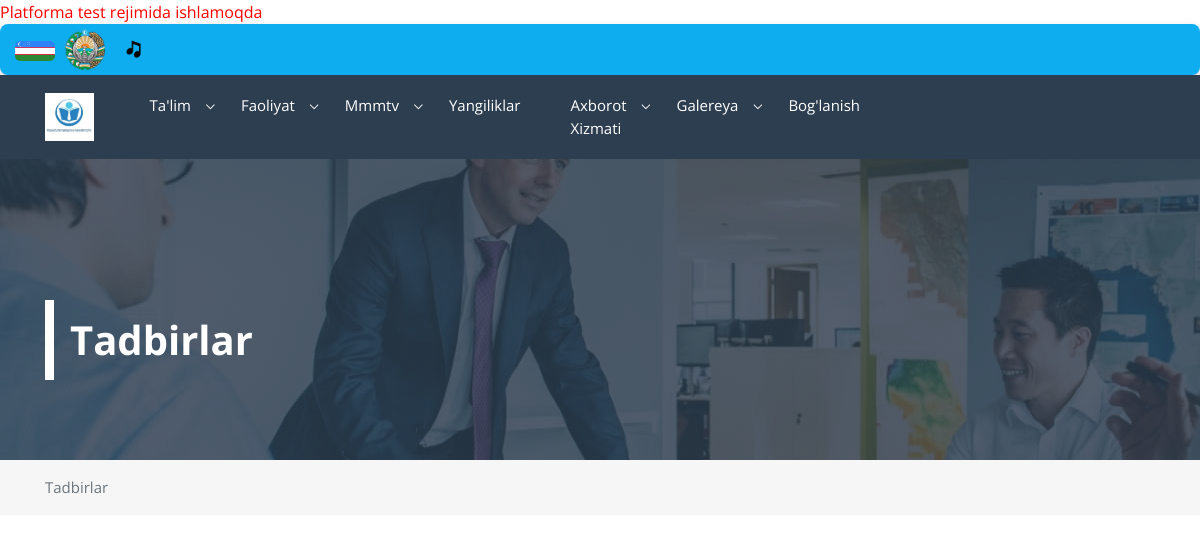
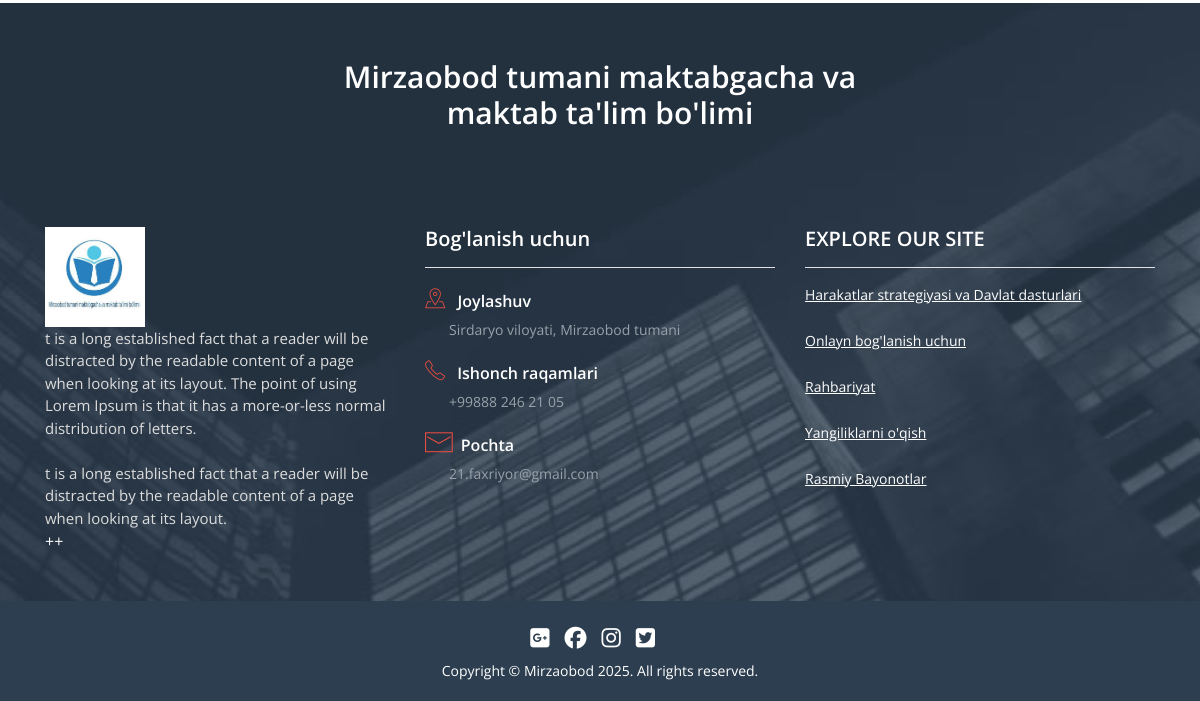
The page /tadbirlar/ on the database as committed earlier (2 pictures, top to bottom).
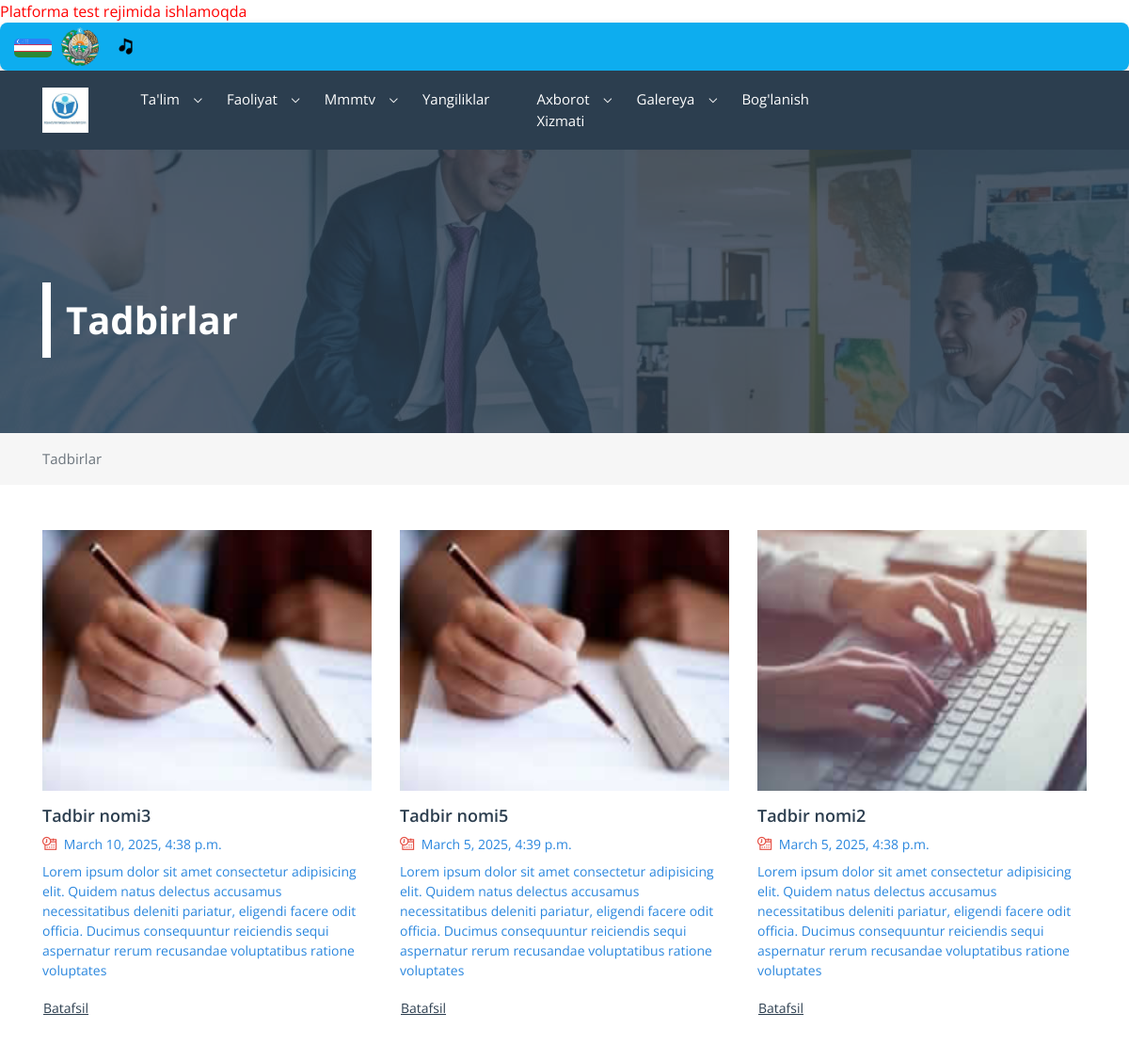
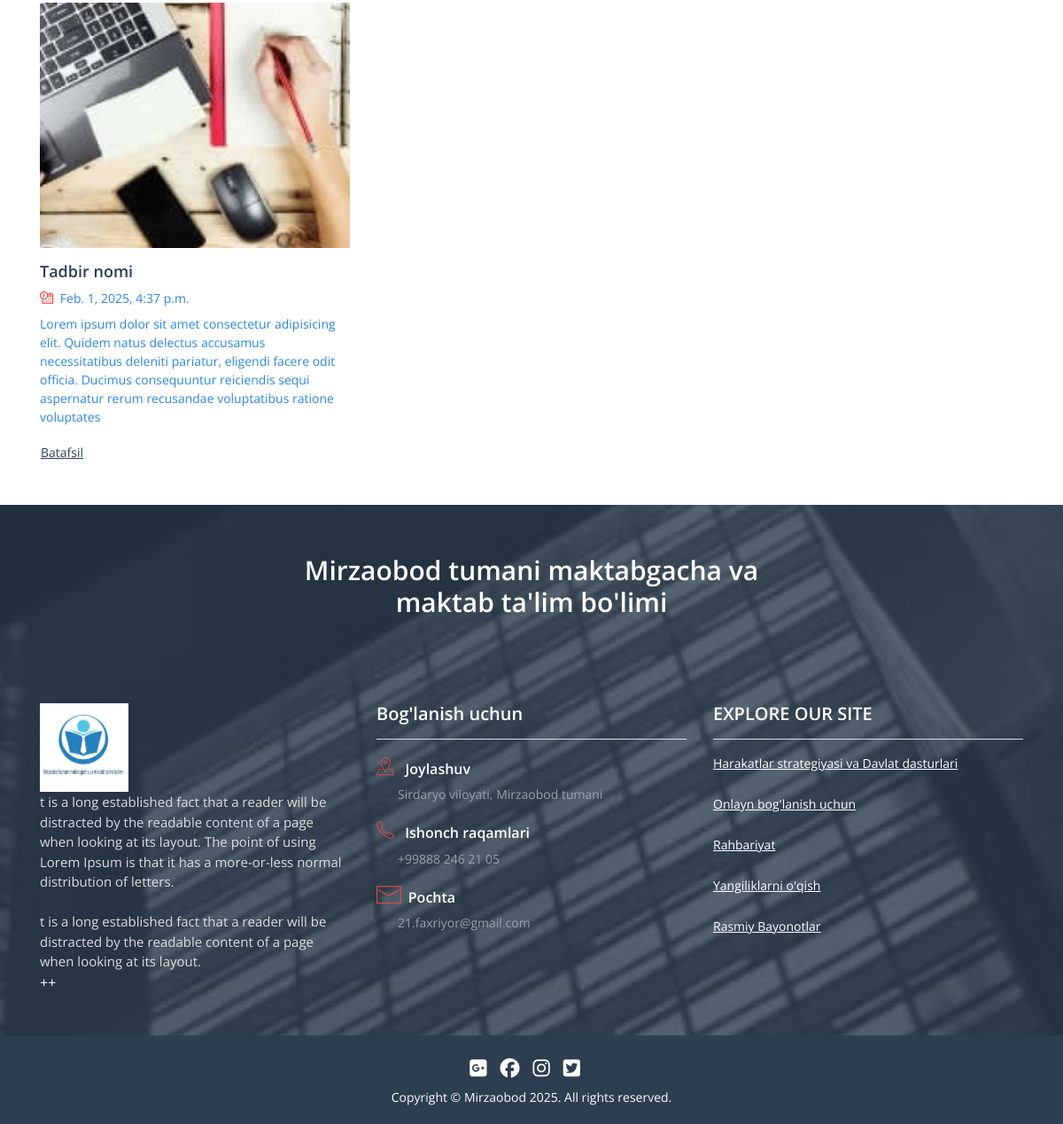
The same page on the database as committed later (2 pictures, top to bottom).
### Asosiy/models.py (models this page shows, shortened)
class Tadbir(models.Model):
    nomi = models.CharField(max_length=100)
    image = models.ImageField(upload_to='tadbir_images/')
    slug = models.SlugField(max_length=150,unique=True)
    boshlanish_sanasi = models.DateTimeField(default=timezone.now)
    body = models.TextField()
    body_small = models.CharField(max_length=250,)
    active = models.BooleanField(default=True)
    def get_absolute_url(self):
        return reverse("tadbir", kwargs={"slug": self.slug})
    class Meta:
        ordering = ['-boshlanish_sanasi']
        verbose_name_plural = "Tadbirlar"
        verbose_name = "Tadbir"

### Asosiy/views.py (the view)
# urls.py: path('tadbirlar/', TadbirlarView.as_view(), name='tadbirlar'),
class TadbirlarView(ListView):
    model = Tadbir
    template_name = 'blog/blog-tadbirlar.html'
    def get_context_data(self, **kwargs):
        context = super(TadbirlarView, self).get_context_data(**kwargs)
        context['tadbirlar'] = Tadbir.objects.all().filter(active=True)
        context['oxirgi_postlar'] = Tadbir.objects.all().filter(active=True)[:5]
        return context

### templates/blog/blog-tadbirlar.html
{% extends 'base.html' %}
{% load static %}
{% block content %}
<div class="fables-header fables-after-overlay">
    <div class="container">
         <h2 class="fables-page-title fables-second-border-color">Tadbirlar</h2>
    </div>
</div>
<div class="fables-light-background-color">
    <div class="container">
        <nav aria-label="breadcrumb">
          <ol class="fables-breadcrumb breadcrumb px-0 py-3">
            <li class="breadcrumb-item active" aria-current="page">Tadbirlar</li>
          </ol>
        </nav>
    </div>
</div>
<div class="container">
     <div class="row mt-4 mt-lg-5">
         {% for tadbir in tadbirlar %}
          <div class="col-12 col-sm-6 col-md-4 mb-4 mb-lg-5">
              <div class="image-container zoomOut-effect">
                 <a href="{{ tadbir.get_absolute_url }}"><img src="{{ tadbir.image.url}}" alt="image alt text" class="w-100"></a>
              </div>
              <h2 class="font-18 semi-font mt-3 mb-2"><a href="{{tadbir.get_absolute_url}}" class="fables-main-text-color fables-second-hover-color">{{ tadbir.nomi}}</a></h2>
              <div class="fables-forth-text-color font-14 mb-2">
                  <span class="fables-icondata fables-second-text-color mr-1"></span>
                  <span class="mr-3">{{ tadbir.boshlanish_sanasi }}</span>
              </div>
              <p class="fables-forth-text-color font-14 mb-3">
                {{ tadbir.body_small }} </p>
              <a href="{{ tadbir.get_absolute_url }}" class="btn fables-main-text-color fables-second-hover-color font-14 p-0 underline">Batafsil</a>
          </div>
         {% endfor %}
     </div>
</div>
{% endblock content %}

### templates/base.html (shortened to what this page needs)
{% load static %}
<!DOCTYPE html>
<html lang="en">
<head>
    <link href="{% static 'assets/vendor/animate.css-master/animate.min.css' %}" rel="stylesheet">
    <link href="{% static 'assets/vendor/loadscreen/css/spinkit.css' %}" rel="stylesheet">
    <link href="{% static 'assets/vendor/fontawesome/css/fontawesome-all.min.css' %}" rel="stylesheet">
    <link href="{% static 'assets/custom/css/fables-icons.css' %}" rel="stylesheet">
    <link href="{% static 'assets/vendor/bootstrap/css/bootstrap.min.css' %}" rel="stylesheet">
    <link href="{% static 'assets/vendor/bootstrap/css/bootstrap-4-navbar.css' %}" rel="stylesheet">
    <link href="{% static 'assets/vendor/portfolio-filter-gallery/portfolio-filter-gallery.css' %}" rel="stylesheet">
    <link href="{% static 'assets/vendor/video-background/video-background.css' %}" rel="stylesheet">
    <link href="{% static 'assets/vendor/fancybox-master/jquery.fancybox.min.css' %}" rel="stylesheet">
    <link href="{% static 'assets/vendor/range-slider/range-slider.css' %}" rel="stylesheet">
    <link href="{% static 'assets/vendor/owlcarousel/owl.carousel.min.css' %}" rel="stylesheet">
    <link href="{% static 'assets/vendor/owlcarousel/owl.theme.default.min.css' %}" rel="stylesheet">
    <link href="{% static 'assets/custom/css/custom.css' %}" rel="stylesheet">
    <link href="{% static 'assets/custom/css/custom-responsive.css' %}" rel="stylesheet">
    <link rel="stylesheet" href="https://cdnjs.cloudflare.com/ajax/libs/font-awesome/6.4.2/css/all.min.css">
</head>
<body>
<div>
    <marquee behavior="" direction="right" style="color: red;">Platforma test rejimida ishlamoqda</marquee>
</div>
<div class="flag-menu-container">
    <a href="#" class="flag-menu">
        <img src="{% static 'assets/custom/images/flag1.png' %}" alt="O'zbekiston" title="O'zbekiston">
    </a>
    <a href="#" class="flag-menu">
        <img src="{% static 'assets/custom/images/gerb.png' %}" alt="Gerb" title="Gerb">
    </a>
    <a href="#" class="flag-menu">
        <img src="{% static 'assets/custom/images/madhiya.png' %}" alt="Turkiya" title="madhiya">
    </a>
</div>
<div class="fables-navigation fables-main-background-color py-3 py-lg-0">
    <div class="container">
        <div class="row">
            <div class="col-12 col-md-10 col-lg-9 pr-md-0">
                <nav class="navbar navbar-expand-md btco-hover-menu py-lg-2">
                    <a class="navbar-brand pl-0" href="{% url 'home' %}"><img
                            src="{% static 'assets/custom/images/fables-logo.png' %}"
                            width="100%" alt="Fables Template"
                            class="fables-logo"></a>
                    <div class="collapse navbar-collapse" id="fablesNavDropdown">
                        <ul class="navbar-nav mx-auto fables-nav">
                            <li class="nav-item dropdown">
                                <a class="nav-link dropdown-toggle" href="{% url 'home' %}" id="sub-nav1"
                                   data-toggle="dropdown" aria-haspopup="true" aria-expanded="false">
                                    Ta'lim
                                </a>
                            </li>
                            <li class="nav-item dropdown">
                                <a class="nav-link dropdown-toggle" href="#" id="sub-nav2" data-toggle="dropdown"
                                   aria-haspopup="true" aria-expanded="false">
                                    Faoliyat
                                </a>
                            </li>
                            <li class="nav-item dropdown">
                                <a class="nav-link dropdown-toggle" href="#" id="sub-nav3" data-toggle="dropdown"
                                   aria-haspopup="true" aria-expanded="false">
                                    Mmmtv
                                </a>
                            </li>
                            <li class="nav-item">
                                <a class="nav-link" href="{% url 'yangiliklar' %}">
                                    Yangiliklar
                                </a>
                            </li>
                            <li class="nav-item dropdown">
                                <a class="nav-link dropdown-toggle" href="#" id="sub-nav5" data-toggle="dropdown"
                                   aria-haspopup="true" aria-expanded="false">
                                    Axborot xizmati
                                </a>
                            </li>
                            <li class="nav-item dropdown">
                                <a class="nav-link dropdown-toggle" href="#" id="sub-nav6" data-toggle="dropdown"
                                   aria-haspopup="true" aria-expanded="false">
                                    Galereya
                                </a>
                            </li>
                            <li class="nav-item">
                                <a class="nav-link" href="{% url 'boglanish' %}">
                                    Bog'lanish
                                </a>
                            </li>
                        </ul>
                    </div>
                </nav>
            </div>
        </div>
    </div>
</div>
{% block content %}{% endblock content %}
<div class="fables-footer-image fables-after-overlay white-color py-4 py-lg-5 bg-rules">
    <div class="container">
        <div class="row">
            <div class="col-12 col-md-8 offset-md-2 col-lg-6 offset-lg-3 mt-2 mb-5 text-center">
                <h2 class="font-30 semi-font mb-5">Mirzaobod tumani maktabgacha va maktab ta'lim bo'limi </h2>
            </div>
            <div class="col-12 col-lg-4 mb-4 mb-lg-0">
                <a href="#" class="fables-second-border-color   "><img
                        src="{% static 'assets/custom/images/fables-logo.png' %}"
                        width="100px" alt="fables template"></a>
                <p class="font-15 fables-third-text-color">
                    t is a long established fact that a reader will be distracted by the readable content of a page when
                    looking at its layout. The point of using Lorem Ipsum is that it has a more-or-less normal
                    distribution of letters.
                    <br><br>
                    t is a long established fact that a reader will be distracted by the readable content of a page when
                    looking at its layout.
                </p> ++
            </div>
            <div class="col-12 col-sm-6 col-lg-4">
                <h2 class="font-20 semi-font fables-second-border-color border-bottom pb-3">Bog'lanish uchun </h2>
                <div class="my-3">
                    <h4 class="font-16 semi-font"><span
                            class="fables-iconmap-icon fables-second-text-color pr-2 font-20 mt-1 d-inline-block"></span>
                        Joylashuv</h4>
                    <p class="font-14 fables-fifth-text-color mt-2 ml-4"> Sirdaryo viloyati, Mirzaobod tumani</p>
                </div>
                <div class="my-3">
                    <h4 class="font-16 semi-font"><span
                            class="fables-iconphone fables-second-text-color pr-2 font-20 mt-1 d-inline-block"></span>
                        Ishonch raqamlari </h4>
                    <p class="font-14 fables-fifth-text-color mt-2 ml-4">+99888 246 21 05</p>
                </div>
                <div class="my-3">
                    <h4 class="font-16 semi-font"><span
                            class="fables-iconemail fables-second-text-color pr-2 font-20 mt-1 d-inline-block"></span>Pochta
                    </h4>
                    <p class="font-14 fables-fifth-text-color mt-2 ml-4">21.faxriyor@gmail.com</p>
                </div>
            </div>
            <div class="col-12 col-sm-6 col-lg-4">
                <h2 class="font-20 semi-font fables-second-border-color border-bottom pb-3 mb-3">EXPLORE OUR SITE</h2>
                <ul class="nav fables-footer-links">
                    <li><a href="{% url 'harakatlar_strategiyasi' %}">Harakatlar strategiyasi va Davlat dasturlari</a></li>
                    <li><a href="{% url 'boglanish' %}">Onlayn bog'lanish uchun </a></li>
                    <li><a href="{% url 'rahbariyat' %}">Rahbariyat</a></li>
                    <li><a href="{% url 'yangiliklar' %}">Yangiliklarni o'qish</a></li>
                    <li><a href="{% url 'bayonolar' %}">Rasmiy Bayonotlar</a></li>
                </ul>
            </div>
        </div>
    </div>
</div>
<div class="copyright fables-main-background-color mt-0 border-0 white-color">
    <ul class="nav fables-footer-social-links just-center fables-light-footer-links">
        <li><a href="#" target="_blank"><i class="fab fa-google-plus-square"></i></a></li>
        <li><a href="#" target="_blank"><i class="fab fa-facebook"></i></a></li>
        <li><a href="#" target="_blank"><i class="fab fa-instagram"></i></a></li>
        <li><a href="#" target="_blank"><i class="fab fa-twitter-square"></i></a></li>
    </ul>
    <p class="mb-0">Copyright © Mirzaobod 2025. All rights reserved.</p>
</div>
</body>
</html>

### static/assets/custom/css/custom.css (style rules this page uses)
body { font-family: 'Open Sans', sans-serif; }
.dropdown-toggle::after { display: none; }
.fables-header { padding: 33px 0; background-image: url(../images/pages-header-background.jpg); }
.fables-after-overlay { position: relative; }
.fables-after-overlay::after { content: ""; position: absolute; top: 0; left: 0; right: 0; bottom: 0; background-color: rgba(44,62,79,.8); }
.fables-page-title { color: #fff; border-left-style: solid; border-left-width: 9px; z-index: 1; position: relative; padding-left: 16px; margin-top: 108px; line-height: 80px; font-size: 40px; font-weight: 700; margin-bottom: 47px; }
.fables-breadcrumb { padding: 0; margin-bottom: 0; background-color: transparent; }
.fables-breadcrumb .breadcrumb-item { font-size: 15px; }
.fables-light-footer-links { margin-top: 0 !important; margin-bottom: 6px; }
.white-color { color: #fff; }
.fables-footer-social-links a { color: inherit; display: block; margin-right: 15px; font-size: 22px; }
.fables-footer-links li { width: 100%; }
.fables-footer-links li a { color: inherit; font-size: 14px; }
.fables-footer-links li a:before { content: "- "; }
.copyright { text-align: center; font-weight: 400; font-size: 14px; padding: 20px 0; }
.copyright p { color:inherit; }
.fables-footer-image { background-image: url(../images/footer-back.jpg); background-repeat: no-repeat; background-size: cover; }
.fables-footer-image .container { position: relative; z-index: 1; }
.fables-footer-links li a { font-weight: 400; font-size: 14px; text-decoration: underline; margin-bottom: 25px; display: block; }
.fables-footer-links li:last-child a { margin-bottom: 0; }
.fables-footer-image .fables-footer-links li a:before { display: none; }
.bg-rules { background-position: center top; background-attachment: fixed; background-repeat: no-repeat; background-size: cover; }
.semi-font { font-weight: 600; }
h1,h2,h3,h4,h5,h6,p { margin: 0; }
.font-14 { font-size: 14px; }
.font-15 { font-size: 15px; }
.font-16 { font-size: 16px; }
.font-18 { font-size: 18px; }
.font-20 { font-size: 20px; }
.font-30 { font-size: 30px; }
.underline { text-decoration: underline; }
.just-center { justify-content: center; }
.fables-light-background-color { background-color: #F6F6F6; }
.fables-main-background-color ,.fables-main-before a::before , .fables-main-before a::after ,.fables-main-active.active , .fables-main-dots .owl-dot.active span ,.fables-main-hover-background-color:hover { background-color: #2C3E4F !important; }
.fables-main-text-color { color: #2C3E4F ; }
.fables-second-text-color { color: #E54D42 ; }
.fables-third-text-color { color: #DDDDDD; }
.fables-forth-text-color { color: #2b87de; }
.fables-fifth-text-color { color: #99A2AA; }
.flag-menu-container { background-color: #0DADEF; top: 10px; left: 10px; display: flex; flex-direction: row; gap: 10px; align-items: center; padding: 5px 15px; border-radius: 8px; box-shadow: 0px 4px 10px rgba(0, 0, 0, 0.2); z-index: 9999; }
.flag-menu img { width: 40px; height: auto; border-radius: 5px; transition: transform 0.3s ease-in-out, box-shadow 0.3s ease-in-out; }
ul { list-style: none; padding: 0; margin: 0; }
.image-container { overflow: hidden; position: relative; }
.image-container img { transition: all ease-in-out .4s; -o-transition: all ease-in-out .4s; -webkit-transition: all ease-in-out .4s; -moz-transition: all ease-in-out .4s; }
.zoomOut-effect img { transform: scale(1.5); -o-transform: scale(1.5); -webkit-transform: scale(1.5); -moz-transform: scale(1.5); }

Rows that differ between the two databases and show on the page:
added Tadbir: image (picture), nomi "Tadbir nomi3", boshlanish_sanasi "March 10, 2025, 4:38 p.m.", body_small "Lorem ipsum dolor sit amet consectetur adipisicing elit. Quidem natus delectus accusamus necessitatibus deleniti pariatur, eligendi facere odit officia. Ducimus consequuntur reiciendis sequi aspernatur rerum recusandae voluptatibus ratione voluptates"
added Tadbir: image (picture), nomi "Tadbir nomi5", boshlanish_sanasi "March 5, 2025, 4:39 p.m.", body_small "Lorem ipsum dolor sit amet consectetur adipisicing elit. Quidem natus delectus accusamus necessitatibus deleniti pariatur, eligendi facere odit officia. Ducimus consequuntur reiciendis sequi aspernatur rerum recusandae voluptatibus ratione voluptates"
added Tadbir: image (picture), nomi "Tadbir nomi2", boshlanish_sanasi "March 5, 2025, 4:38 p.m.", body_small "Lorem ipsum dolor sit amet consectetur adipisicing elit. Quidem natus delectus accusamus necessitatibus deleniti pariatur, eligendi facere odit officia. Ducimus consequuntur reiciendis sequi aspernatur rerum recusandae voluptatibus ratione voluptates"
added Tadbir: image (picture), nomi "Tadbir nomi", boshlanish_sanasi "Feb. 1, 2025, 4:37 p.m.", body_small "Lorem ipsum dolor sit amet consectetur adipisicing elit. Quidem natus delectus accusamus necessitatibus deleniti pariatur, eligendi facere odit officia. Ducimus consequuntur reiciendis sequi aspernatur rerum recusandae voluptatibus ratione voluptates"
